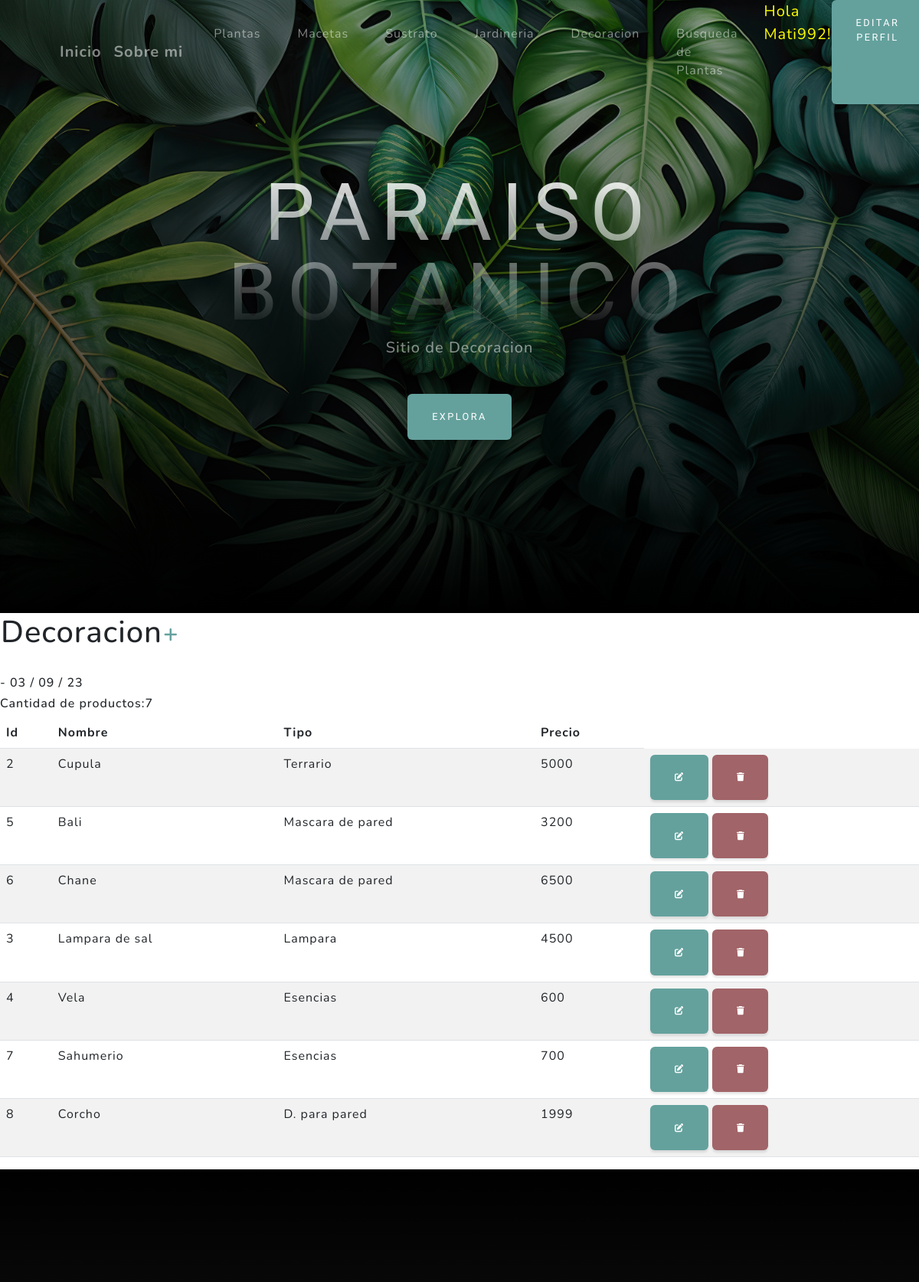
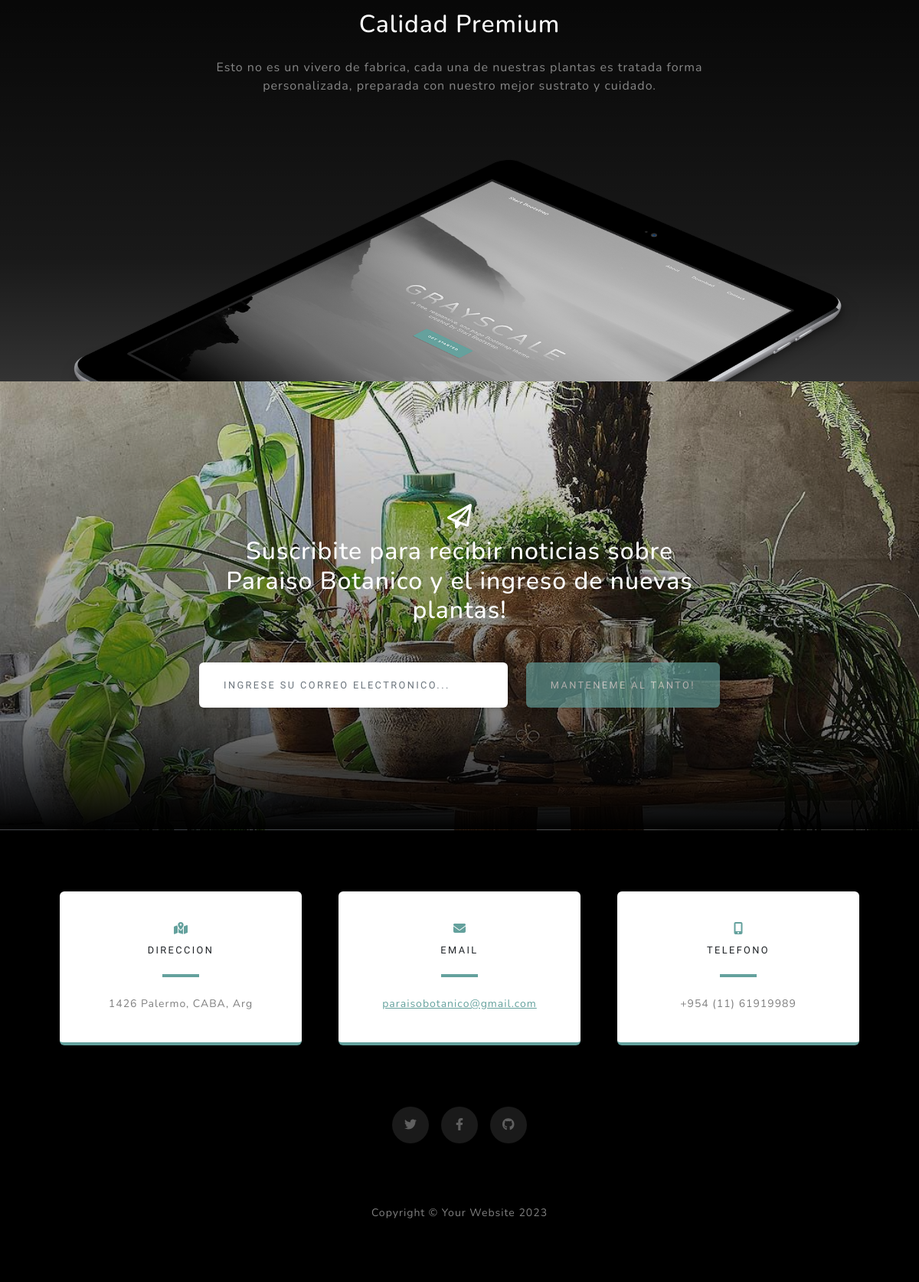
The page /decoration/ (signed in) on the database its author committed (2 pictures, top to bottom).
### aplicacion/models.py (models this page shows, shortened)
class Decoracion(models.Model):
    nombre = models.CharField(max_length=50)
    tipo = models.CharField(max_length=50)
    precio = models.IntegerField()
    class Meta:
        verbose_name = "Decoracion"
        verbose_name_plural = "Decoracion"
        ordering = ['-tipo']

### aplicacion/views.py (the view)
# urls.py: path('decoration/', DecoracionList.as_view(), name="dekoration"),
class DecoracionList (LoginRequiredMixin, ListView):
    model = Decoracion

### aplicacion/templates/aplicacion/decoracion_list.html
{% extends 'aplicacion/base.html' %}
{% load  %}
{% block titulo %}
Sitio de Decoracion
{% endblock titulo %}
{% block contenido %}
<table>
    <tr>
        <td width="200"><h1>Decoracion</h1></td>
        <td>
            <a
            href="{% url 'create_dekoration' %}"
            class= "btn-primary btn-sm"
            ><i class="fa fa-plus fa-lg" title="New Record"> </i>
            </a>
        </td>
    </tr>
</table>
<br>
 <table class="table table-striped">
        <thead>
        <tr>
            <th>Id</th>
            <th>Nombre</th>
            <th>Tipo</th>
            <th>Precio</th>
        </tr>
    </thead>
    <body>
        <h6>{{Titel|capfirst}} - {% now 'd / m / y' %}</h6>
        <h6>Cantidad de productos:{{decoracion_list|length}}</h6>
         {% for d in  decoracion_list   %}
        <tr>
            <td>{{d.id}}</td>
            <td>{{d.nombre}}</td>
            <td>{{d.tipo}}</td>
            <td>{{d.precio}}</td>
        <td>
            <a
              href="{% url 'update_dekoration' d.id %}"
              class="btn btn-primary"
              style="--bs-btn-padding-y: .25rem; --bs-btn-padding-x: .5rem; --bs-btn-font-size: .75rem;"
            ><i class="fa fa-edit fa-sm" title="Edit Record"></i>     {% comment %}Edit es un lapicito {% endcomment %}
            </a>
            <a
              href=" {% url 'delete_dekoration' d.id %}"
              class="btn btn-danger"
              style="--bs-btn-padding-y: .25rem; --bs-btn-padding-x: .5rem; --bs-btn-font-size: .75rem;"
              ><i class="fa fa-trash fa-sm" title="Delete Record"></i> {% comment %}trash es una absura {% endcomment %}
            </a>
          </td>
        </tr>
    {% endfor %}
        </body>
    </table>
        {% endblock contenido %}

### aplicacion/templates/aplicacion/base.html (shortened to what this page needs)
<!DOCTYPE html>
<html lang="en">
    <head>
        {% load static %}
        <link href="{% static 'aplicacion/css/styles.css' %}"  rel="stylesheet" />
    </head>
    <body id="page-top">
        <nav class="navbar navbar-expand-lg navbar-light fixed-top" id="mainNav">
            <div class="container px-4 px-lg-5">
                <a class="navbar-brand" href="/">Inicio</a>
                <a class="navbar-brand" href="{% url 'uebermich' %}">Sobre mi</a>
                <div class="collapse navbar-collapse" id="navbarResponsive">
                    <ul class="navbar-nav ms-auto">
                        {% if user.is_authenticated %}
                        <li class="nav-item"><a class="nav-link" href="{% url 'pflanzen' %}">Plantas</a></li>
                        <li class="nav-item"><a class="nav-link" href="{% url 'blumentoepfe' %}">Macetas</a></li>
                        <li class="nav-item"><a class="nav-link" href="{% url 'substrat' %}">Sustrato</a></li>
                        <li class="nav-item"><a class="nav-link" href="{% url 'garten' %}">Jardineria</a></li>
                        <li class="nav-item"><a class="nav-link" href="{% url 'dekoration' %}">Decoracion</a></li>
                        <li class="nav-item"><a class="nav-link" href="{% url 'suchen_gattung' %}">Busqueda de Plantas</a></li>
                        <p style="color:yellow; font-size: 20px;margin-left: 10px;">Hola {{user.username}}!</p>
                        <a class="btn btn-primary" href="{% url 'editar_perfil' %}">Editar Perfil</a>
                    {% else %}
                        <a class="btn btn-success" href="{% url 'registro' %}">Registro</a>
                        <a class="btn btn-primary" href="{% url 'login' %}">Login</a>
                    {% endif %}
                    </ul>
                </div>
            </div>
        </nav>
        <header class="masthead">
            <div class="container px-4 px-lg-5 d-flex h-100 align-items-center justify-content-center">
                <div class="d-flex justify-content-center">
                    <div class="text-center">
                        <h1 class="mx-auto my-0 text-uppercase">Paraiso Botanico</h1>
                        <h2 class="text-white-50 mx-auto mt-2 mb-5">
                            {% block titulo %}
                            {% endblock titulo%}
                        </h2>
                        <a class="btn btn-primary" href="#about">Explora</a>
                    </div>
                </div>
            </div>
        </header>
        {% block contenido %}
        {% endblock contenido %}
        <section class="about-section text-center" id="about">
            <div class="container px-4 px-lg-5">
                <div class="row gx-4 gx-lg-5 justify-content-center">
                    <div class="col-lg-8">
                        <h2 class="text-white mb-4">Calidad Premium</h2>
                        <p class="text-white-50">
                            Esto no es un vivero de fabrica, cada una de nuestras plantas es tratada forma personalizada, preparada con nuestro mejor sustrato y cuidado.
                        </p>
                    </div>
                </div>
                <img class="img-fluid" src="assets/img/ipad.png" alt="..." />
            </div>
        </section>
        <section class="signup-section" id="signup">
            <div class="container px-4 px-lg-5">
                <div class="row gx-4 gx-lg-5">
                    <div class="col-md-10 col-lg-8 mx-auto text-center">
                        <i class="far fa-paper-plane fa-2x mb-2 text-white"></i>
                        <h2 class="text-white mb-5">Suscribite para recibir noticias sobre Paraiso Botanico y el ingreso de nuevas plantas!</h2>
                        <form class="form-signup" id="contactForm" data-sb-form-api-token="API_TOKEN">
                            <div class="row input-group-newsletter">
                                <div class="col"><input class="form-control" id="emailAddress" type="email" placeholder="Ingrese su correo electronico..." aria-label="Enter email address..." data-sb-validations="required,email" /></div>
                                <div class="col-auto"><button class="btn btn-primary disabled" id="submitButton" type="submit">manteneme al tanto!</button></div>
                            </div>
                        </form>
                    </div>
                </div>
            </div>
        </section>
        <section class="contact-section bg-black">
            <div class="container px-4 px-lg-5">
                <div class="row gx-4 gx-lg-5">
                    <div class="col-md-4 mb-3 mb-md-0">
                        <div class="card py-4 h-100">
                            <div class="card-body text-center">
                                <i class="fas fa-map-marked-alt text-primary mb-2"></i>
                                <h4 class="text-uppercase m-0">Direccion</h4>
                                <hr class="my-4 mx-auto" />
                                <div class="small text-black-50">1426 Palermo, CABA, Arg</div>
                            </div>
                        </div>
                    </div>
                    <div class="col-md-4 mb-3 mb-md-0">
                        <div class="card py-4 h-100">
                            <div class="card-body text-center">
                                <i class="fas fa-envelope text-primary mb-2"></i>
                                <h4 class="text-uppercase m-0">Email</h4>
                                <hr class="my-4 mx-auto" />
                                <div class="small text-black-50"><a href="#!">paraisobotanico@gmail.com</a></div>
                            </div>
                        </div>
                    </div>
                    <div class="col-md-4 mb-3 mb-md-0">
                        <div class="card py-4 h-100">
                            <div class="card-body text-center">
                                <i class="fas fa-mobile-alt text-primary mb-2"></i>
                                <h4 class="text-uppercase m-0">Telefono</h4>
                                <hr class="my-4 mx-auto" />
                                <div class="small text-black-50">+954 (11) 61919989</div>
                            </div>
                        </div>
                    </div>
                </div>
                <div class="social d-flex justify-content-center">
                    <a class="mx-2" href="https://twitter.com/Mattyy992"><i class="fab fa-twitter"></i></a>
                    <a class="mx-2" href="https://es-la.facebook.com/"><i class="fab fa-facebook-f"></i></a>
                    <a class="mx-2" href="https://github.com/Klemen992"><i class="fab fa-github"></i></a>
                </div>
            </div>
        </section>
        <footer class="footer bg-black small text-center text-white-50"><div class="container px-4 px-lg-5">Copyright &copy; Your Website 2023</div></footer>
    </body>
</html>

### rows shown on the page
Decoracion: id "2", nombre "Cupula", tipo "Terrario", precio "5000"
Decoracion: id "5", nombre "Bali", tipo "Mascara de pared", precio "3200"
Decoracion: id "6", nombre "Chane", tipo "Mascara de pared", precio "6500"
Decoracion: id "3", nombre "Lampara de sal", tipo "Lampara", precio "4500"
Decoracion: id "4", nombre "Vela", tipo "Esencias", precio "600"
Decoracion: id "7", nombre "Sahumerio", tipo "Esencias", precio "700"
Decoracion: id "8", nombre "Corcho", tipo "D. para pared", precio "1999"

### other values the page prints
{{ user.username }} "Mati992"
{{ decoracion_list|length }} "7"
